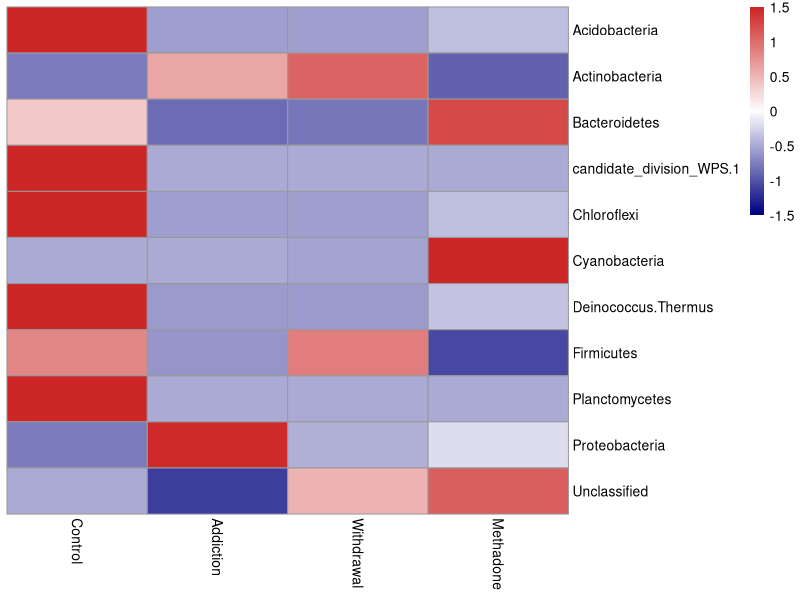

Generate this figure with R:
###Kruskal-Wallis test



library(tidyverse)
library(data.table)


data <- read.csv("Kruskal.Wallis.test.data.phylum.csv", header = T, row.names = 1)


df_l <- data %>% 
  pivot_longer(cols = 2:ncol(data), names_to = "变量", values_to = "积分") %>% 
  dplyr::mutate_if(is.character, as.factor)


str(df_l)

library(rstatix)

K.test.kruskal <- df_l %>% group_by(变量) %>% kruskal_test(积分 ~ group)  %>% adjust_pvalue(method = "BH") %>% add_significance("p.adj")


df5 <- K.test.kruskal %>% filter(p.adj<0.05)

select <- as.character(df5$变量)

dunn.data <- data[,c("group", select)]



df_l_dunn <- dunn.data %>% 
  pivot_longer(cols = 2:ncol(dunn.data), names_to = "变量", values_to = "积分") %>% 
  dplyr::mutate_if(is.character, as.factor)


str(df_l_dunn)

K.test.dunn <- df_l_dunn %>% group_by(变量) %>% dunn_test(积分 ~ group) %>% add_significance("p.adj")


library(tidyr)
K.test.dunn <- tidyr::unite(K.test.dunn, "comparison", group1, group2, sep = " vs. ", remove = FALSE) 

summary_stats <- df_l %>% group_by(group, 变量) %>% get_summary_stats(积分, type = "mean_sd")
summary_stats <- summary_stats[,-3]




b <- summary_stats[1:(nrow(summary_stats)/4),]
c <- summary_stats[(nrow(summary_stats)/4+1):(nrow(summary_stats)/4*2),]
bb <- summary_stats[(nrow(summary_stats)/4*2+1):(nrow(summary_stats)/4*3),]
cc <- summary_stats[(nrow(summary_stats)/4*3+1):nrow(summary_stats),]

d1 <- merge(b, c, by = "变量", all = F)
d2 <- merge(bb, cc, by = "变量", all = F)
d <- merge(d1, d2, by = "变量", all = F)

K.test.kruskal.summary <- merge(d, K.test.kruskal, by.x = "变量", by.y = "变量", all = F)

select1 <- data.frame(df5$变量)
df8 <- merge(select1, K.test.kruskal.summary, by.x = "df5.变量", by.y = "变量", all = F)

df8$logKrus <- -log10(df8$p.adj)

colnames(df8)[c(4,8,12,16)] <- c("Addiction", "Control", "Methadone", "Withdrawal")

df8$Addictionvs.Control <- log2(df8$Addiction/df8$Control)

df8$Withdrawalvs.Control <- log2(df8$Withdrawal/df8$Control)

df8$Methadonevs.Control <- log2(df8$Methadone/df8$Control)

df8$Addictionvs.Withdrawal <- log2(df8$Addiction/df8$Withdrawal)

df8$Addictionvs.Methadone <- log2(df8$Addiction/df8$Methadone)

df8$Withdrawalvs.Methadone <- log2(df8$Withdrawal/df8$Methadone)




df9 <- df8[,c(1,4,8,12,16, 27:32)]

colnames(df9)[6:11] <- c("Addiction vs. Control", "Control vs. Withdrawal", "Control vs. Methadone", "Addiction vs. Withdrawal", "Addiction vs. Methadone", "Methadone vs. Withdrawal")


mean.data <- df9[,c(1,3,2,5,4)]
row.names(mean.data) <- mean.data$df5.变量
mean.data <- mean.data[-1]


df11 <- gather(df9, comparison, log2FC, 6:11)
df12 <- tidyr::unite(df11, "Genus_comparison", df5.变量, comparison, sep = "_", remove = FALSE)
K.test.dunn1 <- tidyr::unite(K.test.dunn, "Genus_comparison", 变量, comparison, sep = "_", remove = FALSE) 
df13 <- merge(df12, K.test.dunn1, by.x = "Genus_comparison", by.y = "Genus_comparison", all = F)
df13$logDunn <- -log10(df13$p.adj)


library(pheatmap)
pheatmap(mean.data, 
         scale = "row", 
         # clustering_method = "average",  
         cluster_rows = F, cluster_cols=FALSE, 
         # gaps_row = 20, 
         # cellheight = 10, cellwidth = 10,
         # annotation_row = annotation_row, 
         # annotation_col = annotation_col, 
         # annotation_colors = ann_colors,
         color = colorRampPalette(c("navy", "white", "firebrick3"))(100), 
         # breaks = c(seq(-2.4,1.6,by=0.4)),
         show_rownames=T)
